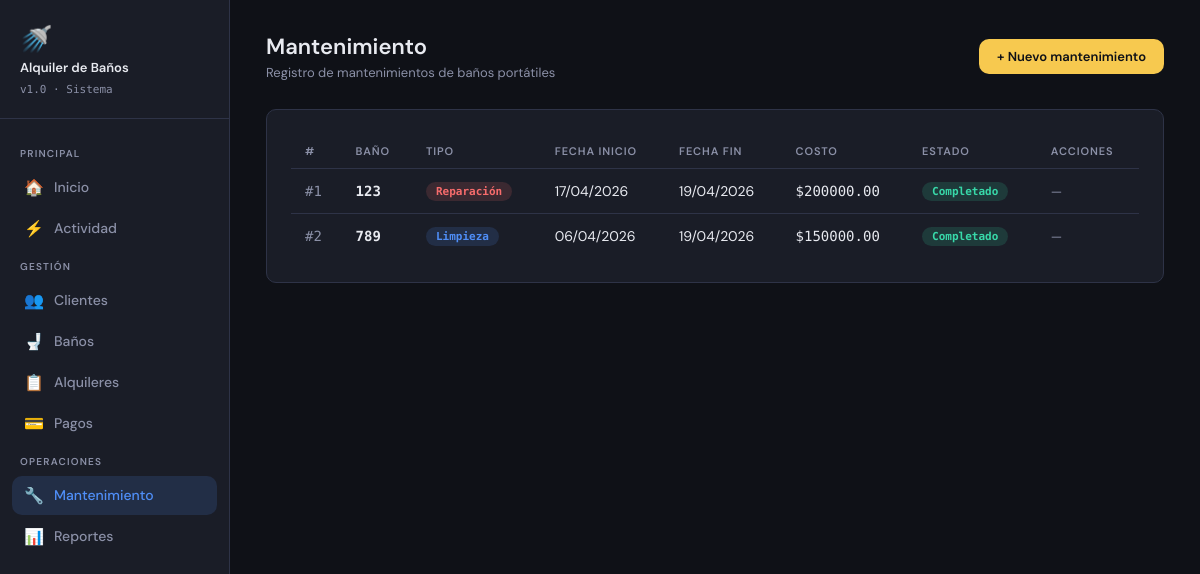
Screenshot of /mantenimiento with the database file from the repository.
### models.py (models this page shows)
class Mantenimiento(db.Model):
    __tablename__ = 'mantenimiento'
    id           = db.Column(db.Integer, primary_key=True)
    bano_id      = db.Column(db.Integer, db.ForeignKey('bano_portatil.id'), nullable=False)
    usuario_id   = db.Column(db.Integer, db.ForeignKey('usuario.id'),       nullable=True)
    fecha_inicio = db.Column(db.DateTime, nullable=False)
    fecha_fin    = db.Column(db.DateTime)
    tipo_mant    = db.Column(db.String(50), nullable=False)  # limpieza | reparacion | revision_general
    costo        = db.Column(db.Float,      default=0.0)
    observaciones = db.Column(db.Text)
    estado       = db.Column(db.String(20), nullable=False, default='en_proceso')  # en_proceso | completado | pendiente

class BanoPortatil(db.Model):
    __tablename__ = 'bano_portatil'
    id            = db.Column(db.Integer, primary_key=True)
    codigo        = db.Column(db.String(20),    unique=True, nullable=False)
    tipo          = db.Column(db.String(50),    nullable=False)   # standard | vip | accesible
    estado        = db.Column(db.String(20),    nullable=False, default='disponible')  # disponible | alquilado | mantenimiento
    precio_dia    = db.Column(db.Float,         nullable=False)
    capacidad     = db.Column(db.Integer)
    fecha_compra  = db.Column(db.Date)
    activo        = db.Column(db.Boolean,       default=True)
    observaciones = db.Column(db.Text)
    detalles      = db.relationship('DetalleAlquiler', backref='bano', lazy=True)
    mantenimientos = db.relationship('Mantenimiento',  backref='bano', lazy=True)

### app.py (the view)
@app.route('/mantenimiento')
def mantenimiento():
    lista = Mantenimiento.query.order_by(Mantenimiento.fecha_inicio.desc()).all()
    return render_template('mantenimiento.html', registros=lista)

### templates/mantenimiento.html (shortened to what this page needs)
{% extends 'base.html' %}
{% block content %}
<div class="page-header">
    <div>
        <h1>Mantenimiento</h1>
        <p>Registro de mantenimientos de baños portátiles</p>
    </div>
    <a href="{{ url_for('nuevo_mantenimiento') }}" class="btn btn-warning">+ Nuevo mantenimiento</a>
</div>
<div class="card">
  {% if registros %}
  <div class="table-wrap">
    <table>
      <thead>
        <tr>
          <th>#</th>
          <th>Baño</th>
          <th>Tipo</th>
          <th>Fecha inicio</th>
          <th>Fecha fin</th>
          <th>Costo</th>
          <th>Estado</th>
          <th>Acciones</th>
        </tr>
      </thead>
      <tbody>
        {% for r in registros %}
        <tr>
          <td style="font-family:'DM Mono',monospace; color:var(--text-dim)">#{{ r.id }}</td>
          <td style="font-weight:600; font-family:'DM Mono',monospace;">{{ r.bano.codigo }}</td>
          <td>
            {% if r.tipo_mant == 'limpieza' %}
              <span class="badge badge-blue">Limpieza</span>
            {% elif r.tipo_mant == 'reparacion' %}
              <span class="badge badge-red">Reparación</span>
            {% else %}
              <span class="badge badge-yellow">Revisión general</span>
            {% endif %}
          </td>
          <td>{{ r.fecha_inicio.strftime('%d/%m/%Y') }}</td>
          <td>
            {% if r.fecha_fin %}
              {{ r.fecha_fin.strftime('%d/%m/%Y') }}
            {% else %}
              <span style="color:var(--text-dim)">—</span>
            {% endif %}
          </td>
          <td style="font-family:'DM Mono',monospace">
            {% if r.costo %}
              ${{ "%.2f"|format(r.costo) }}
            {% else %}
              <span style="color:var(--text-dim)">—</span>
            {% endif %}
          </td>
          <td>
            {% if r.estado == 'en_proceso' %}
              <span class="badge badge-yellow">En proceso</span>
            {% elif r.estado == 'completado' %}
              <span class="badge badge-green">Completado</span>
            {% else %}
              <span class="badge badge-red">Pendiente</span>
            {% endif %}
          </td>
          <td>
            {% if r.estado == 'en_proceso' %}
            <form method="POST" action="{{ url_for('completar_mantenimiento', id=r.id) }}"
                  onsubmit="return confirm('¿Marcar mantenimiento como completado?')">
              <button type="submit" class="btn btn-success btn-sm">✅ Completar</button>
            </form>
            {% else %}
              <span style="color:var(--text-dim); font-size:13px;">—</span>
            {% endif %}
          </td>
        </tr>
        {% endfor %}
      </tbody>
    </table>
  </div>
  {% else %}
  <div class="empty-state">
      <div class="empty-icon">🔧</div>
      <p>No hay registros de mantenimiento aún.</p>
      <a href="{{ url_for('nuevo_mantenimiento') }}" class="btn btn-warning">Registrar mantenimiento</a>
  </div>
  {% endif %}
</div>
{% endblock %}

### templates/base.html (style rules this page uses)
:root { --bg: #0f1117; --surface: #1a1d27; --surface2: #22263a; --border: #2e3347; --accent: #4f8ef7; --accent2: #38d9a9; --danger: #f76c6c; --warning: #f7c94f; --text: #e8eaf0; --text-dim: #8b90a7; --radius: 10px; --shadow: 0 4px 24px rgba(0,0,0,.4); }
*, *::before, *::after { box-sizing: border-box; margin: 0; padding: 0; }
body { font-family: 'DM Sans', sans-serif; background: var(--bg); color: var(--text); min-height: 100vh; display: flex; }
.page-header { display: flex; align-items: center; justify-content: space-between; margin-bottom: 28px; }
.page-header h1 { font-size: 22px; font-weight: 600; }
.page-header p { font-size: 13px; color: var(--text-dim); margin-top: 3px; }
.card { background: var(--surface); border: 1px solid var(--border); border-radius: var(--radius); padding: 24px; margin-bottom: 20px; }
.table-wrap { overflow-x: auto; }
table { width: 100%; border-collapse: collapse; font-size: 14px; }
thead th { text-align: left; padding: 10px 14px; font-size: 11px; font-weight: 600; color: var(--text-dim); letter-spacing: .08em; text-transform: uppercase; border-bottom: 1px solid var(--border); }
tbody tr { border-bottom: 1px solid var(--border); transition: background .12s; }
tbody tr:last-child { border-bottom: none; }
tbody td { padding: 12px 14px; }
.badge { display: inline-block; padding: 3px 10px; border-radius: 99px; font-size: 11px; font-weight: 600; font-family: 'DM Mono', monospace; }
.badge-green { background: rgba(56,217,169,.15); color: var(--accent2); }
.badge-blue { background: rgba(79,142,247,.15); color: var(--accent); }
.badge-red { background: rgba(247,108,108,.15); color: var(--danger); }
.btn { display: inline-flex; align-items: center; gap: 6px; padding: 9px 18px; border-radius: var(--radius); font-family: 'DM Sans', sans-serif; font-size: 13px; font-weight: 600; cursor: pointer; text-decoration: none; border: none; transition: opacity .18s, transform .12s; }
.btn-warning { background: var(--warning); color: #0f1117; }

### rows the page displays
Mantenimiento: id "1", bano.codigo "123", tipo_mant "Reparación", fecha_inicio "17/04/2026", fecha_fin "19/04/2026", costo "200000.00", estado "Completado"
Mantenimiento: id "2", bano.codigo "789", tipo_mant "Limpieza", fecha_inicio "06/04/2026", fecha_fin "19/04/2026", costo "150000.00", estado "Completado"
